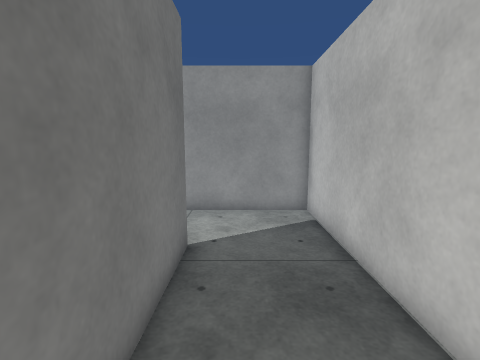
view 1 (above)

13 first-person views from a walk through a scene from a Unity 3-D project. The camera is 1.4 m above the floor, tilts 8° down and sees 85° across. The floor is counted in squares, 0.5 m on a side. Each view is taken from the middle of a square. On the plan, view 1 faces up. The plan holds only what a view shows up to about 19 squares ahead; the rest is blank. The player is left out. Surface patterns are stand-ins for the level's own textures.

view 2
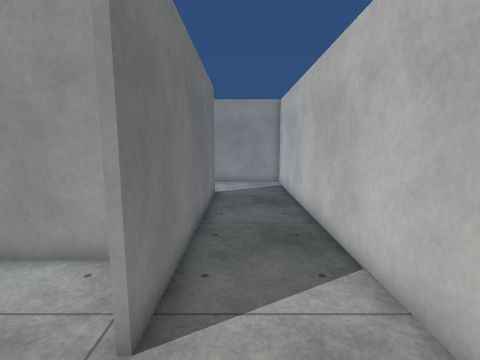

view 3
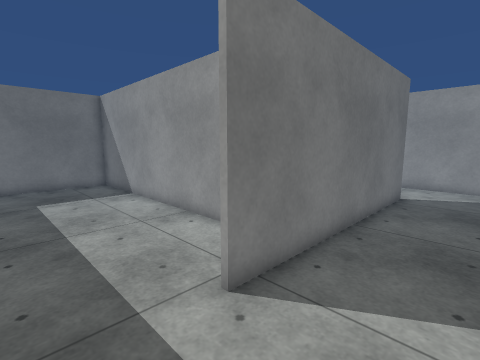

view 4
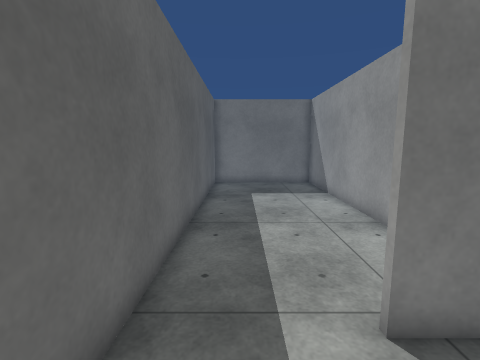

view 5
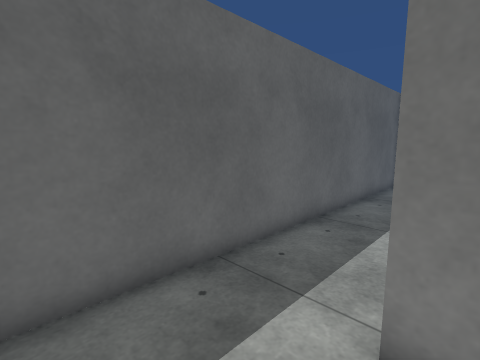

view 6
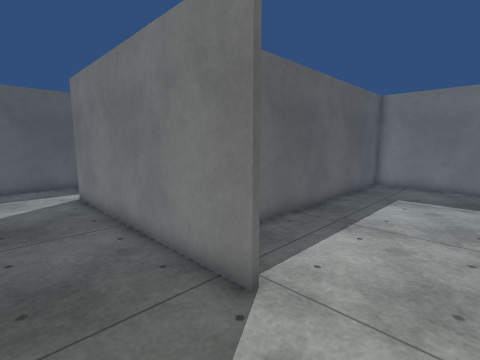

view 7
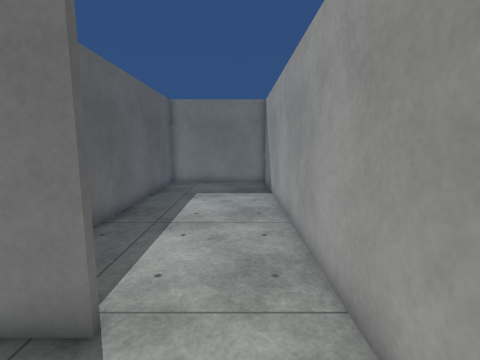

view 8
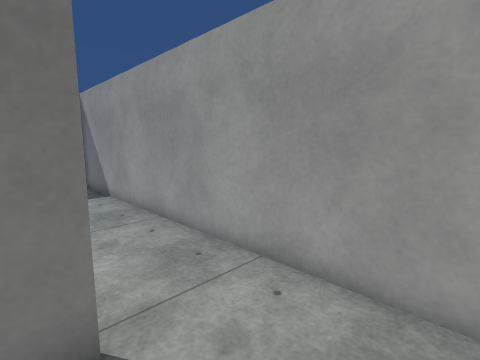

view 9
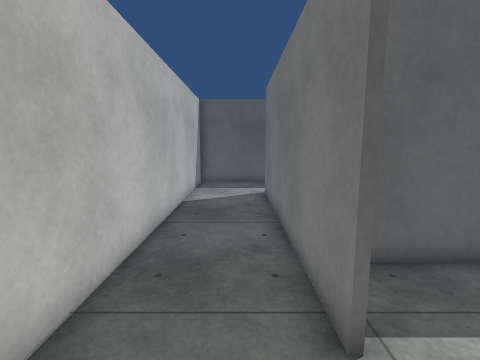

view 10
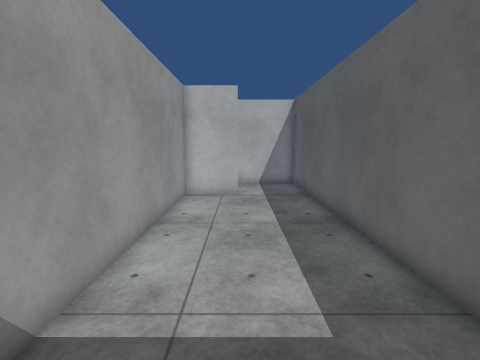

view 11
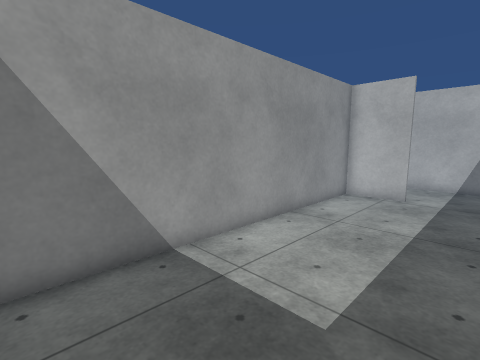

view 12
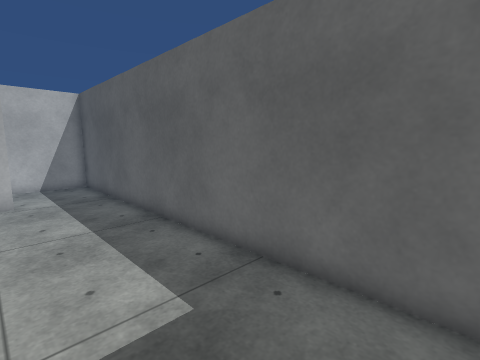

view 13
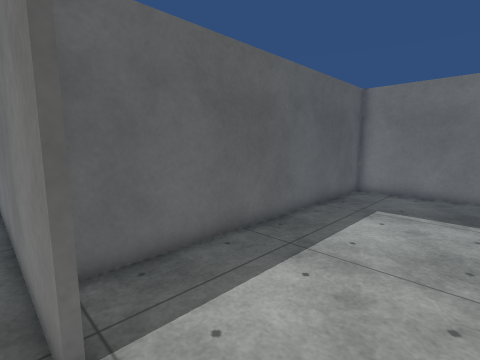

### Floor plan
Ten units are one square. View 1 is at (0, 0); x grows to the right and y downward. Boxes are objects, and circles mark ways between rooms. Rooms are numbered by the first view taken in them; rooms with no view inside come last. Other rooms are left out.
<svg viewBox="-173 -113 206 206">
<path fill="none" stroke="#000" d="M-14 -70 -14 50M-24 88 28 88 28 -108 -24 -108M-16 50 -16 20 -168 20 -168 88 -24 88M-24 -108 -168 -108 -168 -41 -21 -41"/>
<circle cx="-15" cy="70" r="3" fill="#2a7"/>
<circle cx="-15" cy="-90" r="3" fill="#2a7"/>
<text x="10" y="-10">1</text>
<text x="-100" y="50">2</text>
<text x="-100" y="-80">3</text>
</svg>
Room 1 opens to room 2. Room 1 opens to room 3.

Where each view was taken, in squares from view 1:
view 1: 0 up, 0 right, facing up
view 2: 8 down, 0 right, facing up
view 3: 8 down, 2 right, facing up-left
view 4: 7 down, 2 right, facing left
view 5: 4 down, 2 right, facing down-left
view 6: 10 up, 2 right, facing down-left
view 7: 9 up, 2 right, facing left
view 8: 6 up, 2 right, facing up-left
view 9: 10 up, 0 right, facing down
view 10: 5 down, 16 left, facing right
view 11: 8 down, 16 left, facing up-right
view 12: 4 down, 16 left, facing down-right
view 13: 10 up, 1 left, facing down-left
